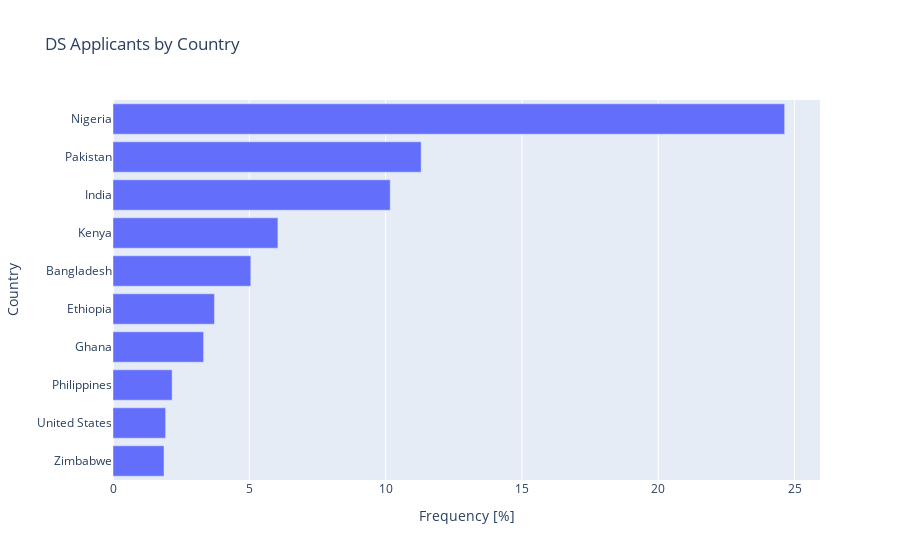

Notebook code cell kept with this figure:
### Markdown cell above
**Task 7.1.12:** Recreate your horizontal bar chart of the 10 countries with the largest representation in `df_nationality`, this time with the percentages. Be sure to label your x-axis `"Frequency [%]"`, your y-axis `"Country"`, and use the title `"DS Applicants by Country"`.

- [What's a bar chart?](../%40textbook/08-visualization-plotly.ipynb#Bar-Chart)
- [Create a bar chart using plotly express.](../%40textbook/08-visualization-plotly.ipynb#Bar-Chart)

### Code cell
# Create horizontal bar chart
fig = px.bar(
data_frame=df_nationality.tail(10),
    x="count_pct",
    y="country_name",
    orientation="h",
    title="DS Applicants by Country"
)
# Set axis labels
fig.update_layout(xaxis_title="Frequency [%]",yaxis_title="Country")


fig.show()

### Figure 1 — Plotly figure (JSON) as saved in the notebook; plotly's stock layout.template omitted (floating-point values rounded to 4 significant figures)
{"data": [{"alignmentgroup": "True", "hovertemplate": "count_pct=%{x}<br>country_name=%{y}<extra></extra>", "legendgroup": "", "marker": {"color": "#636efa", "pattern": {"shape": ""}}, "name": "", "offsetgroup": "", "orientation": "h", "showlegend": false, "textposition": "auto", "type": "bar", "x": [1.871, 1.93, 2.169, 3.323, 3.721, 5.055, 6.05, 10.17, 11.3, 24.64], "xaxis": "x", "y": ["Zimbabwe", "United States", "Philippines", "Ghana", "Ethiopia", "Bangladesh", "Kenya", "India", "Pakistan", "Nigeria"], "yaxis": "y"}], "layout": {"autosize": true, "barmode": "relative", "legend": {"tracegroupgap": 0}, "title": {"text": "DS Applicants by Country"}, "xaxis": {"anchor": "y", "autorange": true, "domain": [0, 1], "range": [0, 25.93], "title": {"text": "Frequency [%]"}, "type": "linear"}, "yaxis": {"anchor": "x", "autorange": true, "domain": [0, 1], "range": [-0.5, 9.5], "title": {"text": "Country"}, "type": "category"}}}
